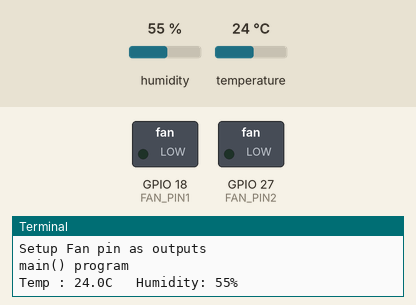
A program run on a simulated Raspberry Pi (BCM pin numbers). Shown: switched loads named in the program (green lamp = pin HIGH), the last lines printed to the terminal. The inputs (shaded band) are chosen by the test bench; at power-on: humidity 55 %, temperature 24 °C.

Above: at 1.2 s.
1.3 s: humidity set to 58 %
3.9 s: humidity set to 61 %
At 6.2 s:
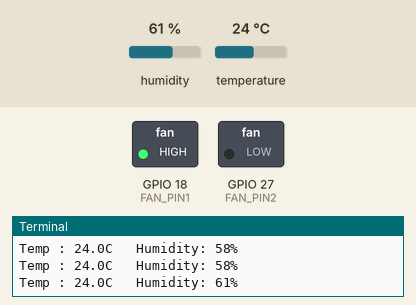
6.7 s: humidity set to 22 %
At 8.3 s:
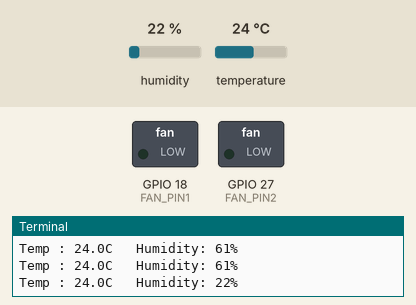
9.2 s: humidity set to 68 %
At 11.6 s:
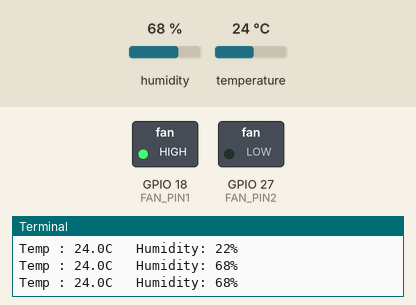
Timing chart, 0 to 12.7 s (numbered marks = the images above; inputs shaded):
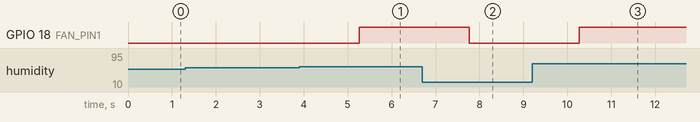

The program:

exercise4.py
```python
import board
import RPi.GPIO as GPIO
import adafruit_dht
from time import sleep

ON = 1
OFF = 0

FAN_PIN1 = 18
FAN_PIN2 = 27

dhtDevice = adafruit_dht.DHT11(board.D17)

def onFan():
    GPIO.output(FAN_PIN1, GPIO.HIGH)
    GPIO.output(FAN_PIN2, GPIO.LOW)

def offFan():
    GPIO.output(FAN_PIN1, GPIO.LOW)
    GPIO.output(FAN_PIN2, GPIO.LOW)

def main():
    GPIO.setmode(GPIO.BCM)
    GPIO.setwarnings(False)
    GPIO.setup(FAN_PIN1, GPIO.OUT, initial=False)
    GPIO.setup(FAN_PIN2, GPIO.OUT, initial=False)
    print("Setup Fan pin as outputs")
    print("main() program")
    while True:
        try:
            temperature_c = dhtDevice.temperature
            humidity = dhtDevice.humidity
            print("Temp : {:.1f}C   Humidity: {}%".format(temperature_c, humidity))
            if temperature_c >= 28 or humidity >= 60:
                onFan()
            else:
                offFan()
        except RuntimeError as error:
            print(error.args[0])
        sleep(1.0)

if __name__ == '__main__':
    main()
```

Measured:
- the behaviour switches between 59 and 60 % on humidity (found by bisection; images 0 and 1)
- after the input at 3.9 s, GPIO 18 (FAN_PIN1): LOW → HIGH after 1.4 s
- after the input at 6.7 s, GPIO 18 (FAN_PIN1): HIGH → LOW after 1.1 s
- after the input at 9.2 s, GPIO 18 (FAN_PIN1): LOW → HIGH after 1.1 s
